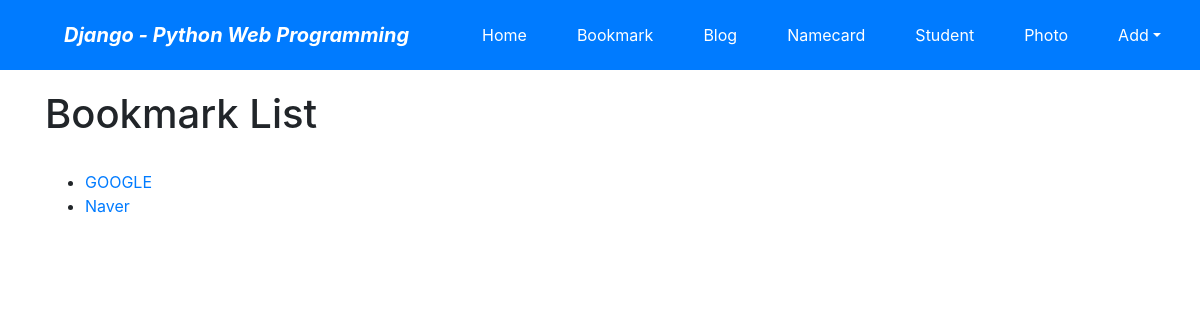
Before: /bookmark/ with the older database file.
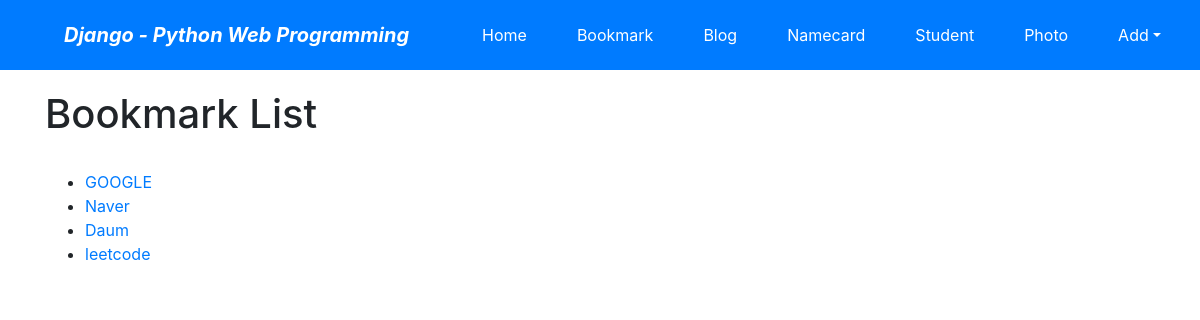
After: the same page with the newer database file.
### bookmark/models.py (models this page shows)
class Bookmark(models.Model):
    title = models.CharField('TITLE', max_length=100, blank=True)
    url = models.URLField('URL', unique=True)
    owner = models.ForeignKey(User,on_delete=models.CASCADE,blank=True,null=True) # 추가
    def __str__(self):
        return self.title

### bookmark/views.py (the view)
# urls.py: path('', BookmarkLV.as_view(), name='index'),
class BookmarkLV(ListView): # BookmarkList 클래스형 뷰 정의
    model = Bookmark

### bookmark/templates/bookmark/bookmark_list.html (shortened to what this page needs)
{% extends "base.html" %}
{% block content %}
    <h1>Bookmark List</h1>
    <br>
    <ul>
        {% for bookmark in object_list %}
        <li><a href="{% url 'bookmark:detail' bookmark.id %}">{{ bookmark }}</a></li>
        {% endfor %}
    </ul>
{% endblock %}

Changed rows visible on the page:
added Bookmark: title "Daum"
added Bookmark: title "leetcode"
